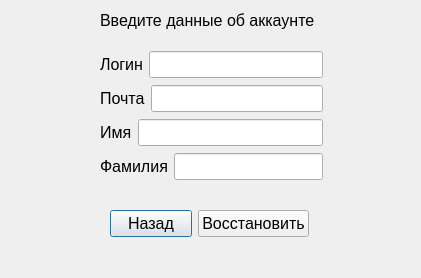
<?xml version="1.0" encoding="UTF-8"?>
<ui version="4.0">
 <class>reset_pass</class>
 <widget class="QDialog" name="reset_pass">
  <property name="geometry">
   <rect>
    <x>0</x>
    <y>0</y>
    <width>421</width>
    <height>278</height>
   </rect>
  </property>
  <property name="windowTitle">
   <string>Dialog</string>
  </property>
  <widget class="QLabel" name="label_5">
   <property name="geometry">
    <rect>
     <x>100</x>
     <y>10</y>
     <width>251</width>
     <height>21</height>
    </rect>
   </property>
   <property name="font">
    <font>
     <pointsize>12</pointsize>
    </font>
   </property>
   <property name="text">
    <string>Введите данные об аккаунте</string>
   </property>
  </widget>
  <widget class="QWidget" name="">
   <property name="geometry">
    <rect>
     <x>100</x>
     <y>50</y>
     <width>223</width>
     <height>132</height>
    </rect>
   </property>
   <layout class="QVBoxLayout" name="verticalLayout">
    <item>
     <layout class="QHBoxLayout" name="horizontalLayout">
      <item>
       <widget class="QLabel" name="label">
        <property name="font">
         <font>
          <pointsize>12</pointsize>
         </font>
        </property>
        <property name="text">
         <string>Логин</string>
        </property>
       </widget>
      </item>
      <item>
       <widget class="QLineEdit" name="login">
        <property name="font">
         <font>
          <pointsize>12</pointsize>
         </font>
        </property>
       </widget>
      </item>
     </layout>
    </item>
    <item>
     <layout class="QHBoxLayout" name="horizontalLayout_2">
      <item>
       <widget class="QLabel" name="label_2">
        <property name="font">
         <font>
          <pointsize>12</pointsize>
         </font>
        </property>
        <property name="text">
         <string>Почта</string>
        </property>
       </widget>
      </item>
      <item>
       <widget class="QLineEdit" name="mail">
        <property name="font">
         <font>
          <pointsize>12</pointsize>
         </font>
        </property>
       </widget>
      </item>
     </layout>
    </item>
    <item>
     <layout class="QHBoxLayout" name="horizontalLayout_3">
      <item>
       <widget class="QLabel" name="label_3">
        <property name="font">
         <font>
          <pointsize>12</pointsize>
         </font>
        </property>
        <property name="text">
         <string>Имя</string>
        </property>
       </widget>
      </item>
      <item>
       <widget class="QLineEdit" name="name">
        <property name="font">
         <font>
          <pointsize>12</pointsize>
         </font>
        </property>
        <property name="text">
         <string/>
        </property>
       </widget>
      </item>
     </layout>
    </item>
    <item>
     <layout class="QHBoxLayout" name="horizontalLayout_4">
      <item>
       <widget class="QLabel" name="label_4">
        <property name="font">
         <font>
          <pointsize>12</pointsize>
         </font>
        </property>
        <property name="text">
         <string>Фамилия</string>
        </property>
       </widget>
      </item>
      <item>
       <widget class="QLineEdit" name="surname">
        <property name="font">
         <font>
          <pointsize>12</pointsize>
         </font>
        </property>
       </widget>
      </item>
     </layout>
    </item>
   </layout>
  </widget>
  <widget class="QWidget" name="">
   <property name="geometry">
    <rect>
     <x>110</x>
     <y>210</y>
     <width>199</width>
     <height>28</height>
    </rect>
   </property>
   <layout class="QHBoxLayout" name="horizontalLayout_5">
    <item>
     <widget class="QPushButton" name="reset_2">
      <property name="font">
       <font>
        <pointsize>12</pointsize>
       </font>
      </property>
      <property name="text">
       <string>Назад</string>
      </property>
     </widget>
    </item>
    <item>
     <widget class="QPushButton" name="reset">
      <property name="font">
       <font>
        <pointsize>12</pointsize>
       </font>
      </property>
      <property name="text">
       <string>Восстановить</string>
      </property>
     </widget>
    </item>
   </layout>
  </widget>
 </widget>
 <resources/>
 <connections/>
</ui>
